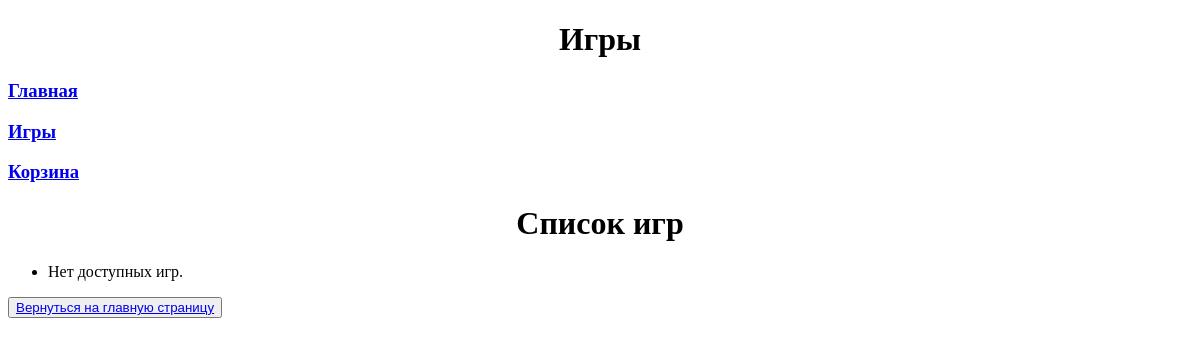
The app's page /games/, older data.
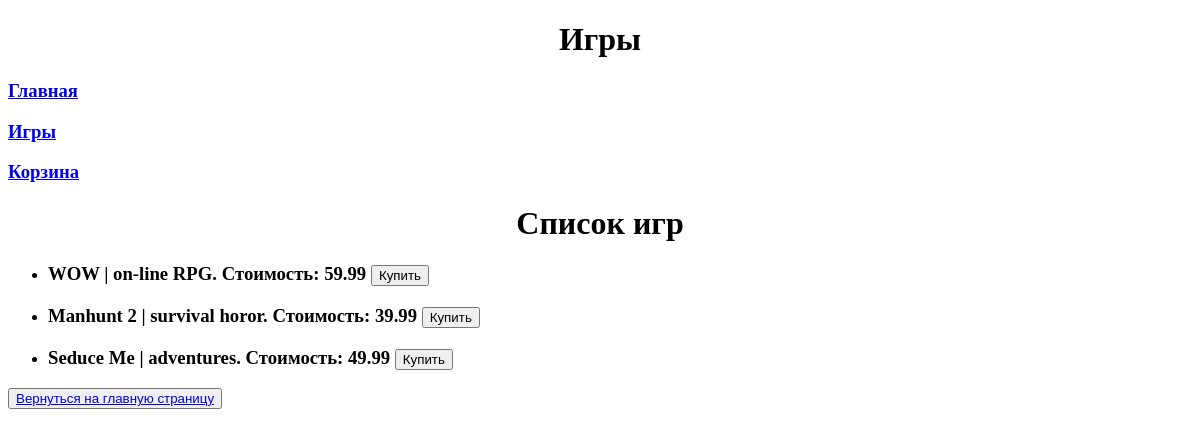
The same page, newer data.
### task1/models.py (models this page shows, shortened)
class Game(models.Model):
    title = models.CharField(max_length=255)  # Название игры
    cost = models.DecimalField(max_digits=10, decimal_places=2)  # Цена игры
    size = models.DecimalField(max_digits=10, decimal_places=2)  # Размер файлов игры
    description = models.TextField()  # Описание игры
    age_limited = models.BooleanField(default=False)  # Ограничение по возрасту
    buyers = models.ManyToManyField(Buyer, related_name='games')  # Покупатели

### task1/views.py (the view)
# urls.py: path('games/', index_game),
def index_game(request):
    games_all = Game.objects.all()
    return render(request, 'games.html', context={'games_menu': games_all})

### templates/games.html (shortened to what this page needs)
{% extends 'menu.html' %}
    {% block pagename %} <h1 align="center">Игры</h1>{% endblock %}
        {% block menu %}
        {{ block.super }}
        {% endblock %}
        {% block content %}
        <h1 align="center">Список игр</h1>
    <ul>
        {% for game in games_menu %}
            <li>
                <h3>{{ game.title }} | {{ game.description }}. Стоимость: {{ game.cost }}
                    <button>Купить</button> </h3>
            </li>
        {% empty %}
            <li>Нет доступных игр.</li>
        {% endfor %}
    </ul>
        {% endblock %}
        {% block basement %}
        <button><a href="http://127.0.0.1:8000">Вернуться на главную страницу</a></button>
        {% endblock %}

### templates/menu.html (shortened to what this page needs)
<!DOCTYPE html>
<html lang="en">
<head>
</head>
<body>
<header>
    {% block pagename %}{% endblock %}
</header>
<nav>
    {% block menu %}
        <p><h3><a href="http://127.0.0.1:8000" >Главная</a></h3></p>
        <p><h3><a href="http://127.0.0.1:8000/games" >Игры</a></h3></p>
        <p><h3><a href="http://127.0.0.1:8000/cart" >Корзина</a></h3></p>
    {% endblock %}
</nav>
<main>
    {% block content %}{% endblock %}
</main>
<footer>
        {% block basement %}{% endblock %}
</footer>
</body>
</html>

Row changes from the older to the newer data that the page shows:
added Game: title "WOW", description "on-line RPG", cost "59.99"
added Game: title "Manhunt 2", description "survival horor", cost "39.99"
added Game: title "Seduce Me", description "adventures", cost "49.99"
Text that changed along with them:
text no longer shown: "Нет доступных игр."
